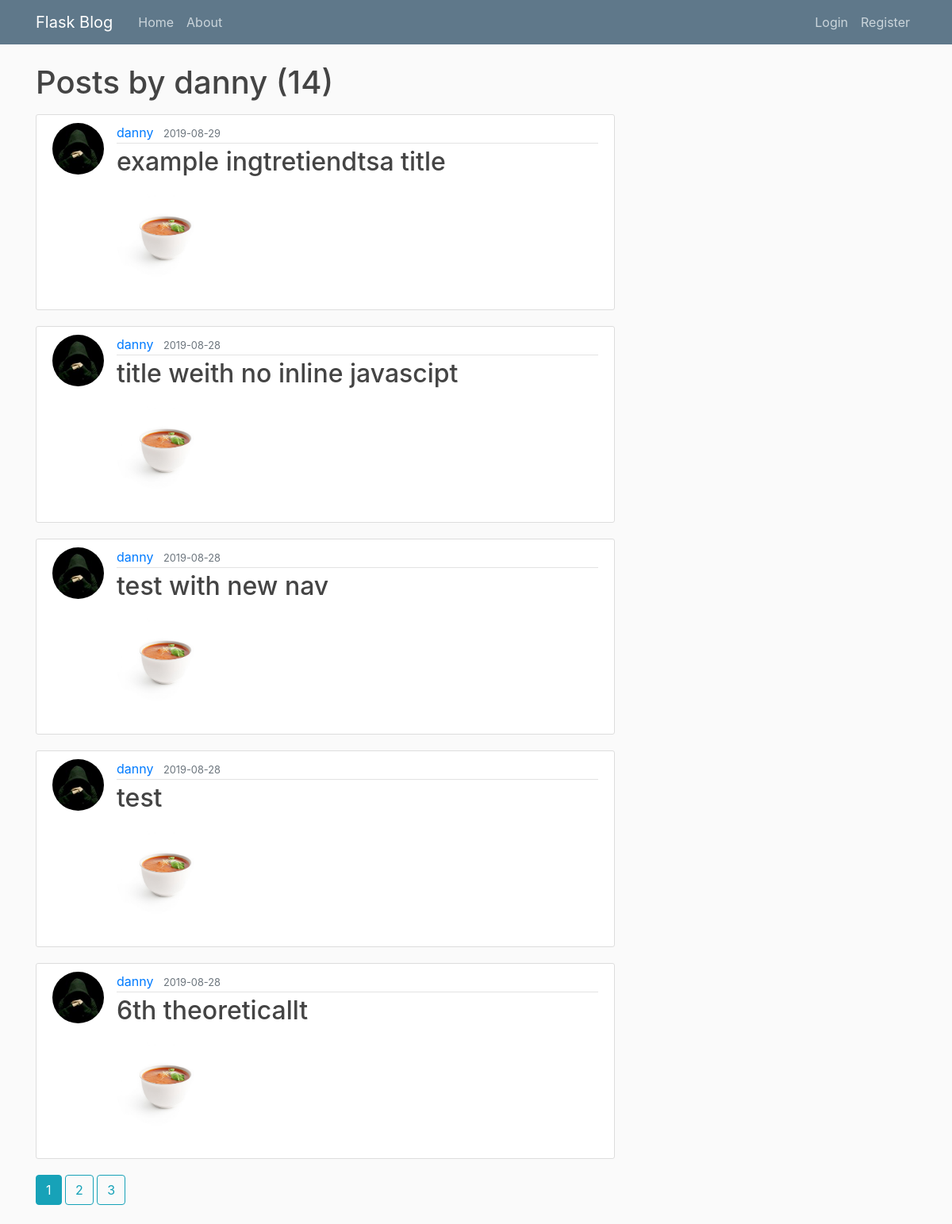
Before: /user/danny with the older database file.
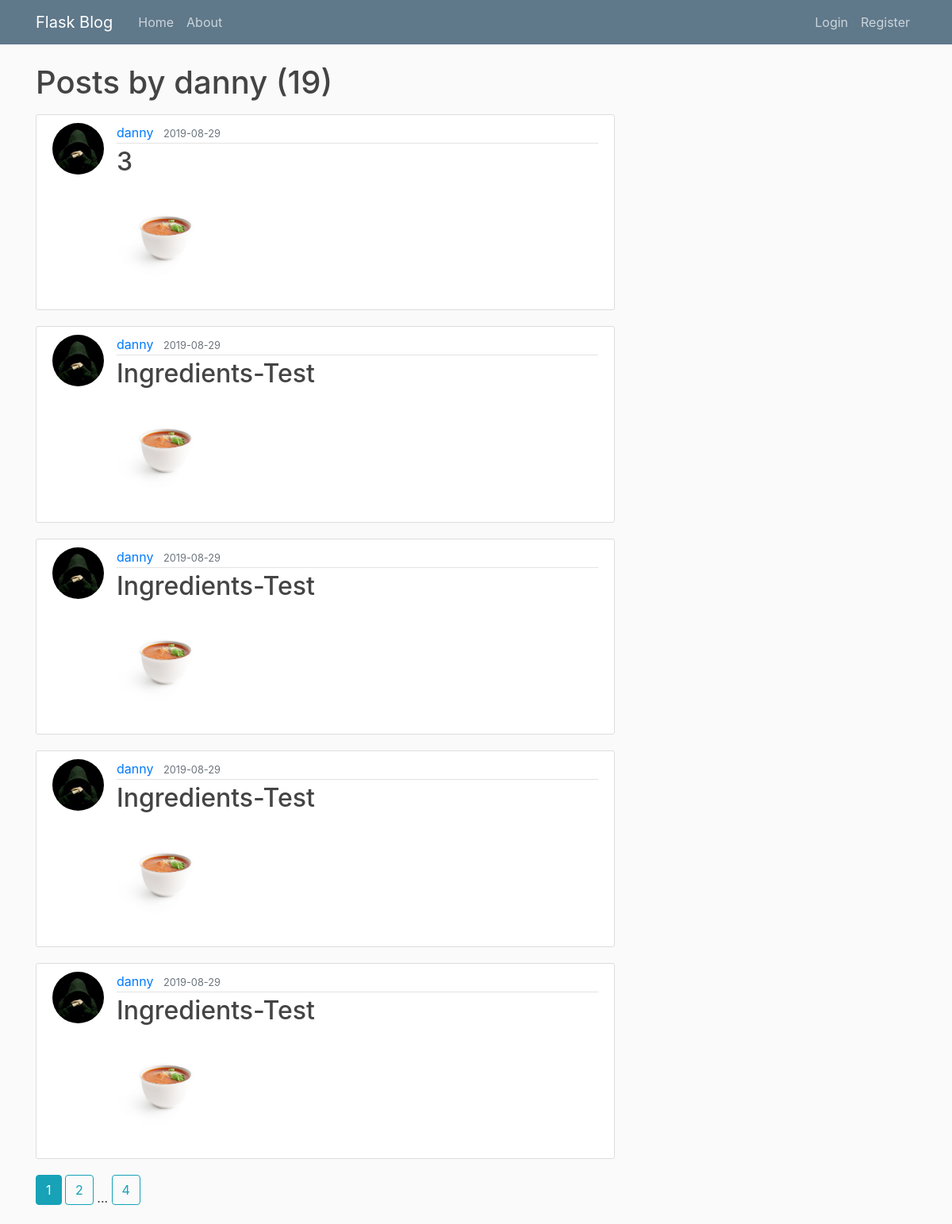
After: the same page with the newer database file.
### backend/flaskblog/models.py (models this page shows, shortened)
class User(db.Model, UserMixin):
    id = db.Column(db.Integer, primary_key=True)
    username = db.Column(db.String(20), unique=True, nullable=False)
    email = db.Column(db.String(120), unique=True, nullable=False)
    image_file = db.Column(db.String(20), nullable=False, default='2.jpg')
    password = db.Column(db.String(60), nullable=False)
    posts = db.relationship('Post', backref='author', lazy=True)

class Post(db.Model):
    id = db.Column(db.Integer, primary_key=True)
    title = db.Column(db.String(100), nullable=False)
    time = db.Column(db.String(100), nullable=False)
    serves = db.Column(db.String(100), nullable=False)
    cal = db.Column(db.String(100), nullable=False)
    date_posted = db.Column(db.DateTime, nullable=False, default=datetime.utcnow)
    ingredients = db.Column(db.PickleType(), nullable=False)
    steps = db.Column(db.PickleType(), nullable=False)
    image = db.Column(db.String(20), nullable=False, default='image.jpg')
    user_id = db.Column(db.Integer, db.ForeignKey('user.id'), nullable=False)

### backend/flaskblog/routes.py (the view)
@app.route("/user/<string:username>")
def user_posts(username):
    page = request.args.get('page', 1, type=int)
    user = User.query.filter_by(username=username).first_or_404()
    posts = Post.query.filter_by(author=user)\
        .order_by(Post.date_posted.desc())\
        .paginate(page=page, per_page=5)
    return render_template('user_posts.html', posts=posts, user=user)

### backend/flaskblog/templates/user_posts.html (shortened to what this page needs)
{% extends "layout.html" %}
{% block content %}
    <h1 class="mb-3">Posts by {{ user.username }} ({{ posts.total }})</h1>
    {% for post in posts.items %}
        <article class="media content-section">
          <img class="rounded-circle article-img" src="{{ url_for('static', filename='profile_pics/' + post.author.image_file) }}">
          <div class="media-body">
            <div class="article-metadata">
              <a class="mr-2" href="{{ url_for('user_posts', username=post.author.username) }}">{{ post.author.username }}</a>
              <small class="text-muted">{{ post.date_posted.strftime('%Y-%m-%d') }}</small>
            </div>
            <h2><a class="article-title" href="{{ url_for('post', post_id=post.id) }}">{{ post.title }}</a></h2>
            <img class="rounded-circle account-img" src="{{ post.image }}">
          </div>
        </article>
    {% endfor %}
    {% for page_num in posts.iter_pages(left_edge=1, right_edge=1, left_current=1, right_current=2) %}
      {% if page_num %}
        {% if posts.page == page_num %}
          <a class="btn btn-info mb-4" href="{{ url_for('user_posts', username=user.username, page=page_num) }}">{{ page_num }}</a>
        {% else %}
          <a class="btn btn-outline-info mb-4" href="{{ url_for('user_posts', username=user.username, page=page_num) }}">{{ page_num }}</a>
        {% endif %}
      {% else %}
        ...
      {% endif %}
    {% endfor %}
{% endblock content %}

### backend/flaskblog/templates/layout.html (shortened to what this page needs)
<!DOCTYPE html>
<html>
<head>
    <link rel="stylesheet" href="https://maxcdn.bootstrapcdn.com/bootstrap/4.0.0/css/bootstrap.min.css">
    <link rel="stylesheet" type="text/css" href="{{ url_for('static', filename='main.css') }}">
</head>
<body>
    <header class="site-header">
      <nav class="navbar navbar-expand-md navbar-dark bg-steel fixed-top">
        <div class="container">
          <a class="navbar-brand mr-4" href="/">Flask Blog</a>
          <div class="collapse navbar-collapse" id="navbarToggle">
            <div class="navbar-nav mr-auto">
              <a class="nav-item nav-link" href="{{ url_for('home') }}">Home</a>
              <a class="nav-item nav-link" href="{{ url_for('about') }}">About</a>
            </div>
            <div class="navbar-nav">
              {% if current_user.is_authenticated %}
                <a class="nav-item nav-link" href="{{ url_for('new_post') }}">New Post</a>
                <a class="nav-item nav-link" href="{{ url_for('account') }}">Account</a>
                <a class="nav-item nav-link" href="{{ url_for('logout') }}">Logout</a>
              {% else %}
                <a class="nav-item nav-link" href="{{ url_for('login') }}">Login</a>
                <a class="nav-item nav-link" href="{{ url_for('register') }}">Register</a>
              {% endif %}
            </div>
          </div>
        </div>
      </nav>
    </header>
    <main role="main" class="container">
      <div class="row">
        <div class="col-md-8">
          {% block content %}{% endblock %}
        </div>
      </div>
    </main>
</body>
</html>

### backend/flaskblog/static/main.css (style rules this page uses)
body { background: #fafafa; color: #333333; margin-top: 5rem; }
h1, h2, h3, h4, h5, h6 { color: #444444; }
.bg-steel { background-color: #5f788a; }
.site-header .navbar-nav .nav-link { color: #cbd5db; }
.content-section { background: #ffffff; padding: 10px 20px; border: 1px solid #dddddd; border-radius: 3px; margin-bottom: 20px; }
.article-title { color: #444444; }
.article-img { height: 65px; width: 65px; margin-right: 16px; }
.article-metadata { padding-bottom: 1px; margin-bottom: 4px; border-bottom: 1px solid #e3e3e3 }
.account-img { height: 125px; width: 125px; margin-right: 20px; margin-bottom: 16px; }

Changed rows visible on the page:
no longer on this page (row unchanged): Post: image_file (picture), author.username "danny", date_posted "2019-08-29", title "example ingtretiendtsa title", image (picture)
no longer on this page (row unchanged): Post: image_file (picture), author.username "danny", date_posted "2019-08-28", title "title weith no inline javascipt", image (picture)
no longer on this page (row unchanged): Post: image_file (picture), author.username "danny", date_posted "2019-08-28", title "test with new nav", image (picture)
no longer on this page (row unchanged): Post: image_file (picture), author.username "danny", date_posted "2019-08-28", title "test", image (picture)
no longer on this page (row unchanged): Post: image_file (picture), author.username "danny", date_posted "2019-08-28", title "6th theoreticallt", image (picture)
added Post: image_file (picture), author.username "danny", date_posted "2019-08-29", title "3", image (picture)
added Post: image_file (picture), author.username "danny", date_posted "2019-08-29", title "Ingredients-Test", image (picture)
added Post: image_file (picture), author.username "danny", date_posted "2019-08-29", title "Ingredients-Test", image (picture)
added Post: image_file (picture), author.username "danny", date_posted "2019-08-29", title "Ingredients-Test", image (picture)
added Post: image_file (picture), author.username "danny", date_posted "2019-08-29", title "Ingredients-Test", image (picture)
Other visible differences:
{{ posts.total }}: "14" → "19"
new list line: "4"
list line gone: "3"
